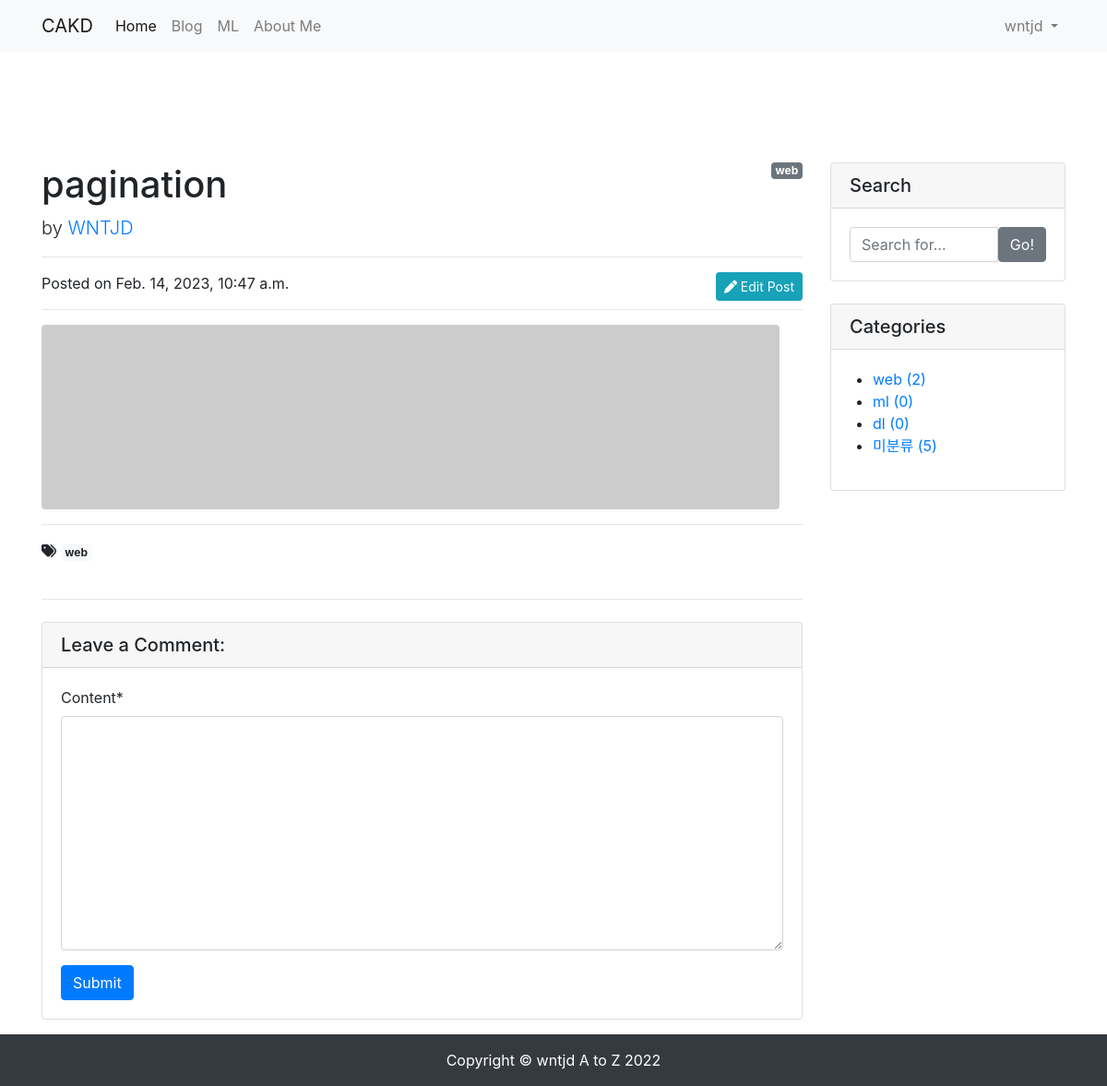
The app's page /blog/7/ (signed in) with its own data.
### blog/models.py (models this page shows, shortened)
class Post(models.Model):
    title = models.CharField(max_length=30)
    hook_text = models.CharField(max_length=100, blank=True)
    content = models.TextField()
    head_image = models.ImageField(upload_to='blog/images/%Y/%m/%d/', blank=True)
    file_upload = models.FileField(upload_to='blog/files/%Y/%m/%d/', blank=True)
    created_at = models.DateTimeField(auto_now_add=True)
    updated_at = models.DateTimeField(auto_now=True)
    author = models.ForeignKey(User, null=True, on_delete=models.SET_NULL)
    category = models.ForeignKey(Category, null=True, blank=True, on_delete=models.SET_NULL)
    tags = models.ManyToManyField(Tag, blank=True)
    def get_absolute_url(self):
        return f'/blog/{self.pk}/'
    def get_content_markdown(self):
        return markdown(self.content)

class Category(models.Model):
    name = models.CharField(max_length=50, unique=True)
    slug = models.SlugField(max_length=200, unique=True, allow_unicode=True)
    def __str__(self):
        return self.name
    def get_absolute_url(self):
        return f'/blog/category/{self.slug}/'
    class Meta:
        verbose_name_plural = 'categories'

class Tag(models.Model):
    name = models.CharField(max_length=50)
    slug = models.SlugField(max_length=200, unique=True, allow_unicode=True)
    def __str__(self):
        return self.name
    def get_absolute_url(self):
        return f'/blog/tag/{self.slug}/'

### blog/views.py (the view)
# urls.py: path('<int:pk>/', views.PostDetail.as_view()),
class PostDetail(DetailView):
    model = Post
    def get_context_data(self, **kwargs):
        context = super(PostDetail, self).get_context_data()
        context['categories'] = Category.objects.all()
        context['no_category_post_count'] = Post.objects.filter(category=None).count()
        context['comment_form'] = CommentForm
        return context

### blog/templates/blog/post_detail.html (shortened to what this page needs)
{% extends 'blog/base.html' %}
{% load crispy_forms_tags %}
{% block main_area %}
    <div id="post-area">
        {% if post.category %}
            <span class="badge badge-secondary float-right">{{ post.category }}</span>
        {% else %}
            <span class="badge badge-secondary float-right">미분류</span>
        {% endif %}
        <h1 class="mt-4">{{ post.title }}</h1>
        <p class="lead">
            by
            <a href="#">{{ post.author | upper }}</a>
        </p>
        <hr>
        {% if user.is_authenticated and user == post.author %}
            <a class="btn btn-info btn-sm float-right" href="/blog/update_post/{{ post.pk }}/" role="button"><i class="fas fa-pen"></i>  Edit Post</a>
        {% endif %}
        <p>Posted on {{ post.created_at }}</p>
        <hr>
        {% if post.head_image %}
            <img class="img-fluid rounded" src="{{ post.head_image.url }}" alt="{{ post.title }} head_image">
        {% else %}
            <img class="img-fluid rounded" src="https://picsum.photos/seed/{{ post.id }}/800/200" alt="random_image">
        {% endif %}
        <hr>
        {% if post.tags.exists %}
            <i class="fas fa-tags"></i>
            {% for tag in post.tags.all %}
                <a href="{{ tag.get_absolute_url }}" class="badge badge-light">{{ tag }}</a>
            {% endfor %}
            <br/>
            <br/>
        {% endif %}
        <hr>
    </div>
    <div id="comment-area">
        <div class="card my-4">
            <h5 class="card-header">Leave a Comment:</h5>
            <div class="card-body">
                {% if user.is_authenticated %}
                <form id="comment-form" method="POST" action="{{ post.get_absolute_url }}new_comment/">
                    <div class="form-group">
                        {{ comment_form | crispy }}
                    </div>
                    <button type="submit" class="btn btn-primary">Submit</button>
                </form>
                {% else %}
                    <a role="button" class="btn btn-outline-dark btn-block btn-sm" href="#" data-toggle="modal" data-target="#loginModal">Log in and leave a comment</a>
                {% endif %}
            </div>
        </div>
    </div>
{% endblock %}

### blog/templates/blog/base.html (shortened to what this page needs)
<!DOCTYPE html>
<html lang="en">
<head>
    <link rel="stylesheet" href="https://cdn.jsdelivr.net/npm/bootstrap@4.5.3/dist/css/bootstrap.min.css">
</head>
<body>
    {% include 'blog/navbar.html'%}
    <div class="container pt-5 my-5">
        <div class="row">
            <div class="col-md-8 col-lg-9" id="main-area">
                {% block main_area %}
                {% endblock %}
            </div>
            <div class="col-md-4 col-lg-3">
                <div class="card my-4">
                    <h5 class="card-header">Search</h5>
                    <div class="card-body">
                        <div class="input-group">
                            <input type="text" class="form-control" placeholder="Search for...">
                            <span class="input-group-btn">
                                    <button class="btn btn-secondary" type="button">Go!</button>
                                </span>
                        </div>
                    </div>
                </div>
                <div class="card my-4" id="categories-card">
                    <h5 class="card-header">Categories</h5>
                    <div class="card-body">
                        <div class="row">
                            <ul>
                                {% for category in categories %}
                                <li>
                                    <a href="{{ category.get_absolute_url }}">{{ category }} ({{ category.post_set.count }})</a>
                                </li>
                                {% endfor %}
                                <li>
                                    <a href="/blog/category/no_category/">미분류 ({{ no_category_post_count }})</a>
                                </li>
                            </ul>
                        </div>
                    </div>
                </div>
            </div>
        </div>
    </div>
    <div class="fixed-bottom">
        {% include 'blog/footer.html'%}
    </div>
</body>
</html>

### blog/templates/blog/navbar.html (shortened to what this page needs)
{% load socialaccount %}
<nav class="navbar navbar-expand-lg navbar-light bg-light">
    <div class="container">
        <a class="navbar-brand" href="/">CAKD</a>
        <div class="collapse navbar-collapse" id="navbarNavDropdown">
            <ul class="navbar-nav">
                <li class="nav-item active">
                    <a class="nav-link" href="/">Home</a>
                </li>
                <li class="nav-item">
                    <a class="nav-link" href="/blog/">Blog</a>
                </li>
                <li class="nav-item">
                    <a class="nav-link" href="/ml/">ML</a>
                </li>
                <li class="nav-item">
                    <a class="nav-link" href="/about_me/">About Me</a>
                </li>
            </ul>
            <ul class="navbar-nav ml-auto"> {% if user.is_authenticated %} <li class="nav-item dropdown">
                    <a class="nav-link dropdown-toggle" href="#" id="navbarDropdownMenuLink" role="button"
                        data-toggle="dropdown" aria-haspopup="true" aria-expanded="false"> {{ user.username }} </a>
                </li> {% else %} <li class="nav-item">
                    <a class="nav-link" href="#" data-toggle="modal" data-target="#loginModal">Log In</a>
                </li> {% endif %} </ul>
        </div>
    </div>
</nav>

### records on screen
Post: category "web", title "pagination", author "WNTJD", created_at "Feb. 14, 2023, 10:47 a.m."
Tag: name "web"
Category: name "web", post_set.count "2"
Category: name "ml", post_set.count "0"
Category: name "dl", post_set.count "0"

### other values on screen
{{ user.username }} "wntjd"
{{ no_category_post_count }} "5"
